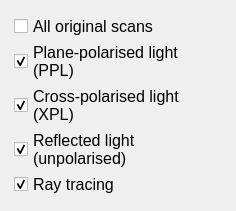
                            <widget class="QWidget" name="scrollAreaWidgetContents_2">
                             <property name="geometry">
                              <rect>
                               <x>0</x>
                               <y>0</y>
                               <width>236</width>
                               <height>184</height>
                              </rect>
                             </property>
                             <layout class="QGridLayout" name="gridLayout_10">
                              <item row="0" column="0">
                               <widget class="QWidget" name="widget_2" native="true">
                                <layout class="QGridLayout" name="gridLayout_11">
                                 <property name="leftMargin">
                                  <number>3</number>
                                 </property>
                                 <property name="topMargin">
                                  <number>3</number>
                                 </property>
                                 <property name="rightMargin">
                                  <number>3</number>
                                 </property>
                                 <property name="bottomMargin">
                                  <number>3</number>
                                 </property>
                                 <property name="verticalSpacing">
                                  <number>1</number>
                                 </property>
                                 <item row="4" column="0">
                                  <widget class="QCheckBox" name="checkBox_13">
                                   <property name="font">
                                    <font>
                                     <family>Arial</family>
                                     <pointsize>12</pointsize>
                                    </font>
                                   </property>
                                   <property name="text">
                                    <string>Plane-polarised light 
(PPL)</string>
                                   </property>
                                   <property name="checked">
                                    <bool>true</bool>
                                   </property>
                                  </widget>
                                 </item>
                                 <item row="7" column="0">
                                  <widget class="QCheckBox" name="checkBox_12">
                                   <property name="font">
                                    <font>
                                     <family>Arial</family>
                                     <pointsize>12</pointsize>
                                    </font>
                                   </property>
                                   <property name="text">
                                    <string>Ray tracing</string>
                                   </property>
                                   <property name="checked">
                                    <bool>true</bool>
                                   </property>
                                  </widget>
                                 </item>
                                 <item row="5" column="0">
                                  <widget class="QCheckBox" name="checkBox_14">
                                   <property name="font">
                                    <font>
                                     <family>Arial</family>
                                     <pointsize>12</pointsize>
                                    </font>
                                   </property>
                                   <property name="text">
                                    <string>Cross-polarised light 
(XPL)</string>
                                   </property>
                                   <property name="checked">
                                    <bool>true</bool>
                                   </property>
                                  </widget>
                                 </item>
                                 <item row="1" column="0">
                                  <widget class="QCheckBox" name="checkBox_3">
                                   <property name="font">
                                    <font>
                                     <family>Arial</family>
                                     <pointsize>12</pointsize>
                                    </font>
                                   </property>
                                   <property name="text">
                                    <string>All original scans</string>
                                   </property>
                                  </widget>
                                 </item>
                                 <item row="6" column="0">
                                  <widget class="QCheckBox" name="checkBox_4">
                                   <property name="font">
                                    <font>
                                     <family>Arial</family>
                                     <pointsize>12</pointsize>
                                    </font>
                                   </property>
                                   <property name="text">
                                    <string>Reflected light 
(unpolarised)</string>
                                   </property>
                                   <property name="checked">
                                    <bool>true</bool>
                                   </property>
                                  </widget>
                                 </item>
                                </layout>
                               </widget>
                              </item>
                             </layout>
                            </widget>
